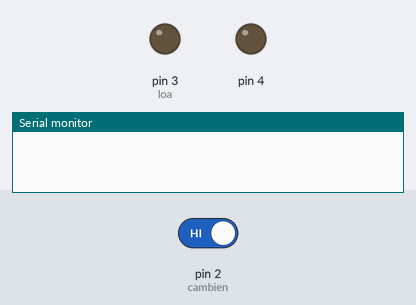
The sketch below on a simulated Arduino Uno, built with avr-gcc and run on an emulated ATmega328P. Parts: output pins drawn as LEDs (lit = HIGH), the last lines printed to the serial monitor. Inputs (shaded band) come from the test bench; at power-on: pin 2 (cambien) HIGH.

Above: at 1.2 s.
1.3 s: pin 2 (cambien) driven LOW
At 2.2 s:
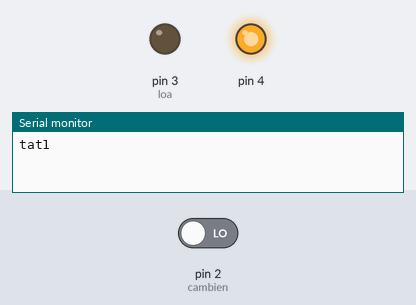
2.8 s: pin 2 (cambien) driven HIGH
At 18.4 s:
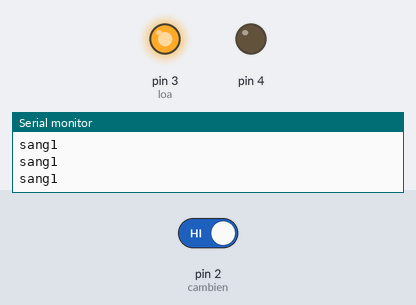
Timing chart, 0 to 19.3 s (numbered marks = the images above; inputs shaded):
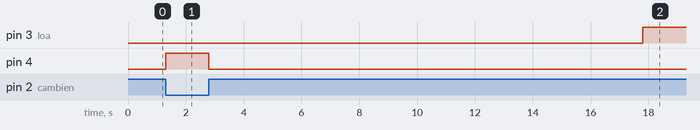

Measured:
- after the input at 1.3 s, pin 4: LOW → HIGH at once
- after the input at 2.8 s, pin 3 (loa): LOW → HIGH after 15.0 s instead of 13.5 s; pin 4: HIGH → LOW at once

The sketch:

speed_Mt.ino
```cpp
#define cambien 2
#define loa 3
int a;
//int a=0,b=0;
unsigned long time1;
void setup() {
   Serial.begin(9600);
   pinMode(4,OUTPUT);
   pinMode(cambien, INPUT);
   pinMode(loa,OUTPUT);
   digitalWrite(3,LOW);
   time1=millis();
}
void loop() {
   while(digitalRead(cambien)==1)
   {
    digitalWrite(4,LOW);
    if((millis()-time1>15000))
    {
      Serial.println("sang1");
      digitalWrite(loa,HIGH);
    }
    delay(100);
    if(digitalRead(cambien)==0)
    {
      Serial.println("tat1");
      digitalWrite(loa,LOW);
      digitalWrite(4,HIGH);
      time1=millis();
    }
   }
   while(digitalRead(cambien)==0)
   {
    digitalWrite(4,HIGH);
    if((millis()-time1>15000))
    {
      Serial.println("sang2");
      digitalWrite(loa,HIGH);
    }
    delay(100);
    if(digitalRead(cambien)==1)
    {
      Serial.println("tat2");
      digitalWrite(loa,LOW);
      digitalWrite(4,LOW);
      time1=millis();
    }
   }
}
```
